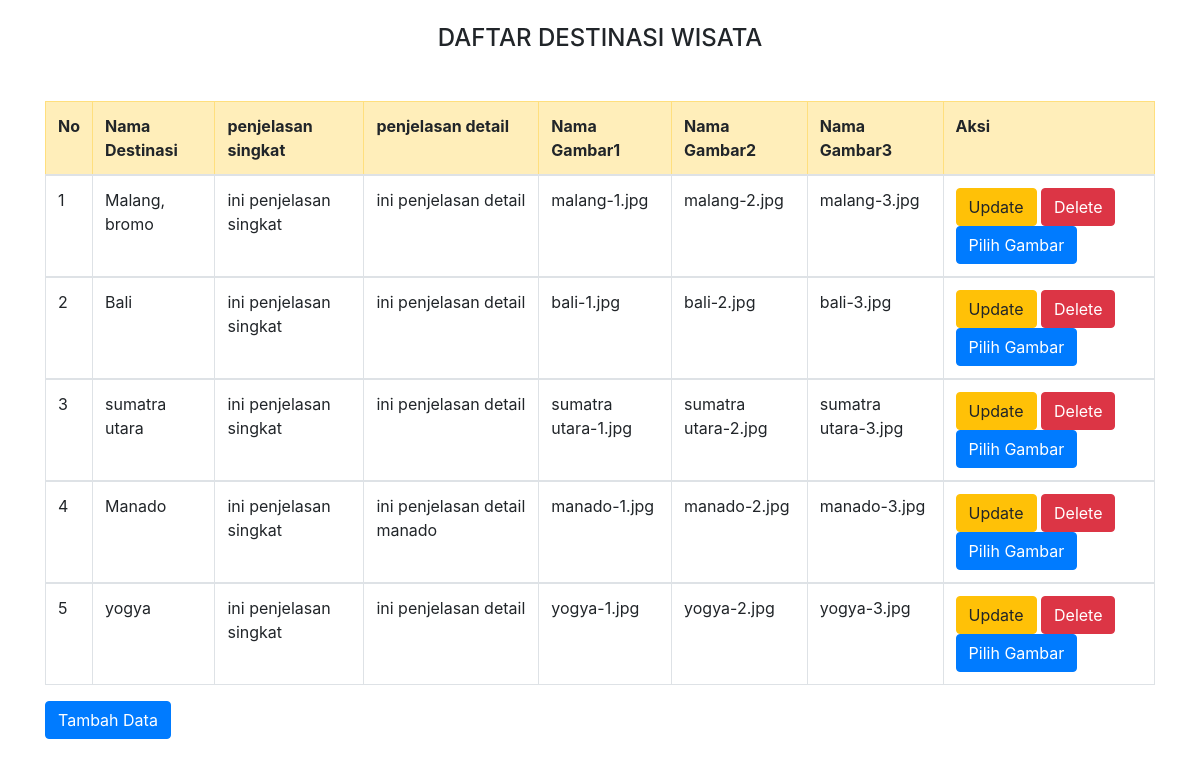
Page /applied/admin/index-admin.php on the committed database.
### tables this page shows
CREATE TABLE `destinasi` (
  `id_destinasi` int(11) NOT NULL,
  `nama_destinasi` varchar(100) NOT NULL,
  `penjelasan_singkat` varchar(100) NOT NULL,
  `penjelasan_detail` varchar(500) NOT NULL,
  `gambar_1` varchar(100) NOT NULL,
  `gambar_2` varchar(100) NOT NULL,
  `gambar_3` varchar(100) NOT NULL
);

### applied/admin/index-admin.php (the view, shortened to what this page needs)
<?php include_once "../koneksi.php"; ?>
<!DOCTYPE html>
<html>
<head>
    <link rel="stylesheet" href="https://cdn.jsdelivr.net/npm/bootstrap@4.6.1/dist/css/bootstrap.min.css">
</head>
<body>
    <div class="container">
        <br>
        <h4>
            <center>DAFTAR DESTINASI WISATA</center>
        </h4>
        <tr class="table-danger">
            <br>
            <thead>
                <tr>
                    <table class="my-3 table table-bordered">
                        <tr class="table-warning">
                            <th>No</th>
                            <th>Nama Destinasi </th>
                            <th>penjelasan singkat</th>
                            <th>penjelasan detail</th>
                            <th>Nama Gambar1</th>
                            <th>Nama Gambar2</th>
                            <th>Nama Gambar3</th>
                            <th colspan='2'>Aksi</th>
                        </tr>
            </thead>
            <?php
            $sql = "select * from destinasi order by id_destinasi asc";
            $hasil = mysqli_query($conn, $sql);
            $index = 0;
            while ($data = mysqli_fetch_array($hasil)) {
                $index++;
            ?>
                <tbody>
                    <tr>
                        <td><?php echo $index; ?></td>
                        <td><?php echo $data["nama_destinasi"]; ?></td>
                        <td><?php echo $data["penjelasan_singkat"];   ?></td>
                        <td><?php echo $data["penjelasan_detail"];   ?></td>
                        <td><?php echo $data["gambar_1"];   ?></td>
                        <td><?php echo $data["gambar_2"];   ?></td>
                        <td><?php echo $data["gambar_3"];   ?></td>
                        <td>
                            <a href="update.php?id_destinasi=<?php echo htmlspecialchars($data['id_destinasi']); ?>" class="btn btn-warning" role="button">Update</a>
                            <a href="<?php echo htmlspecialchars($_SERVER["PHP_SELF"]); ?>?id_destinasi=<?php echo $data['id_destinasi']; ?>" class="btn btn-danger" role="button">Delete</a>
                            <a href="choose-image.php?id_destinasi=<?=$data['id_destinasi']?>" class="btn btn-primary">Pilih Gambar</a>
                        </td>
                    </tr>
                </tbody>
            <?php
            }
            ?>
            <a href="create.php" class="btn btn-primary" role="button">Tambah Data</a>
    </div>
</body>
</html>

### rows in the picture
destinasi: nama_destinasi "Malang, bromo", penjelasan_singkat "ini penjelasan singkat", penjelasan_detail "ini penjelasan detail", gambar_1 "malang-1.jpg", gambar_2 "malang-2.jpg", gambar_3 "malang-3.jpg"
destinasi: nama_destinasi "Bali", penjelasan_singkat "ini penjelasan singkat", penjelasan_detail "ini penjelasan detail", gambar_1 "bali-1.jpg", gambar_2 "bali-2.jpg", gambar_3 "bali-3.jpg"
destinasi: nama_destinasi "sumatra utara", penjelasan_singkat "ini penjelasan singkat", penjelasan_detail "ini penjelasan detail", gambar_1 "sumatra utara-1.jpg", gambar_2 "sumatra utara-2.jpg", gambar_3 "sumatra utara-3.jpg"
destinasi: nama_destinasi "Manado", penjelasan_singkat "ini penjelasan singkat", penjelasan_detail "ini penjelasan detail manado", gambar_1 "manado-1.jpg", gambar_2 "manado-2.jpg", gambar_3 "manado-3.jpg"
destinasi: nama_destinasi "yogya", penjelasan_singkat "ini penjelasan singkat", penjelasan_detail "ini penjelasan detail", gambar_1 "yogya-1.jpg", gambar_2 "yogya-2.jpg", gambar_3 "yogya-3.jpg"
